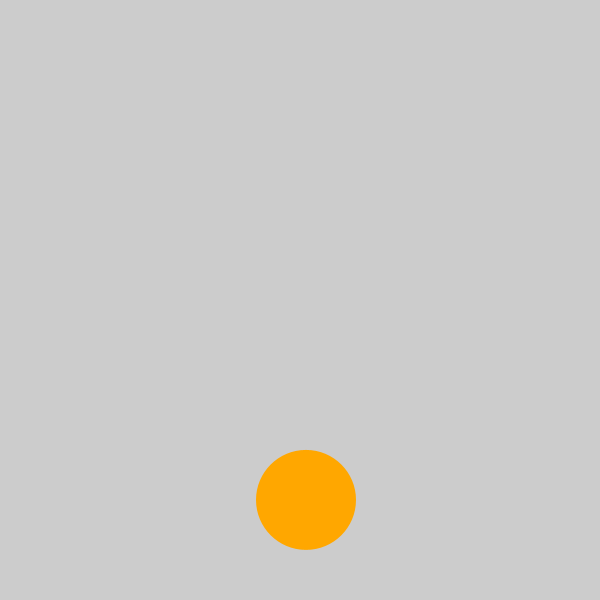
Frame 1 (no input)
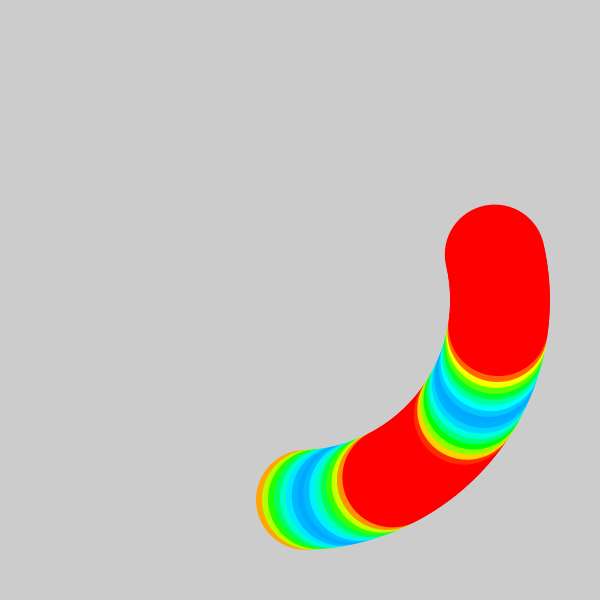
Frame 60 (the mouse pressed at the canvas centre just before this capture)
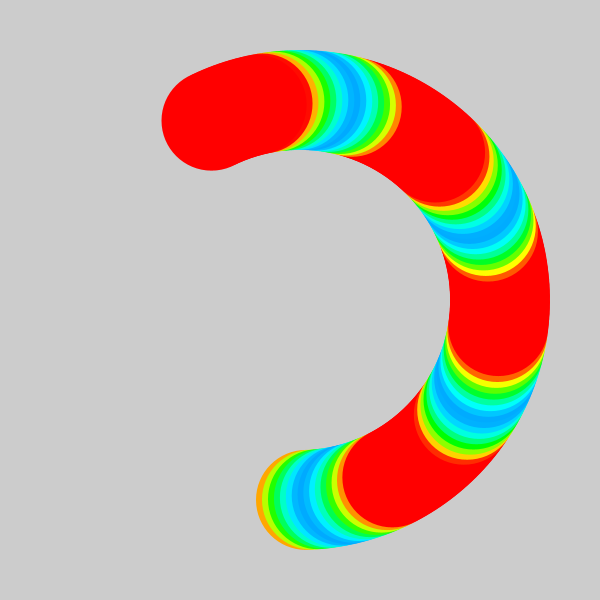
Frame 120 (the mouse held since frame 60 and released just before this capture)

The Processing sketch that drew these frames (run headless with seeded random() and noise(); from frame 60 on, the mouse is pressed at the canvas centre):

// Processing sketch: oscilacion_4
// ── oscilacion_4.pde
float posX;
float posY;
float sizeX, sizeY;
float vel;

float radio;

void setup() {
  size(600, 600);
  colorMode(HSB, 360, 100, 100);

  posX  = width/2;
  posY  = height/2;
  sizeX = 100;
  sizeY = 100;
  radio = 200;
  noStroke();
}



void draw() {
  //background(27);

  vel  = frameCount*0.03;
  posX = width/2  + sin(vel)*radio;
  posY = height/2 + cos(vel)*radio;

  fill(sin(vel*6.6)*radio, 100, 100);
  ellipse(posX, posY, sizeX, sizeY);
}
